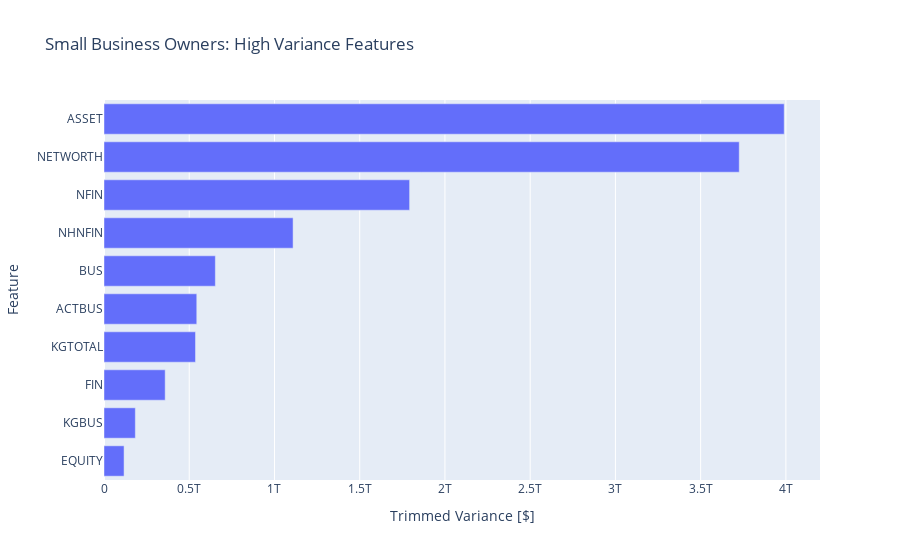

Notebook source saved alongside this figure:
### Code cell
# Create horizontal bar chart of `top_ten_trim_var`
fig = px.bar(
    x=top_ten_trim_var,
    y=top_ten_trim_var.index,
    title="Small Business Owners: High Variance Features"
)
fig.update_layout(xaxis_title="Trimmed Variance [$]", yaxis_title="Feature")
# Don't delete the code below 👇
fig.write_image("images/6-5-10.png", scale=1, height=500, width=700)

fig.show()

### Figure 1 — Plotly figure (JSON) as saved in the notebook; plotly's stock layout.template omitted (floating-point values rounded to 4 significant figures)
{"data": [{"alignmentgroup": "True", "hovertemplate": "x=%{x}<br>y=%{y}<extra></extra>", "legendgroup": "", "marker": {"color": "#636efa", "pattern": {"shape": ""}}, "name": "", "offsetgroup": "", "orientation": "h", "showlegend": false, "textposition": "auto", "type": "bar", "x": [117700000000.0, 183800000000.0, 358900000000.0, 536800000000.0, 544200000000.0, 653200000000.0, 1109000000000.0, 1793000000000.0, 3726000000000.0, 3990000000000.0], "xaxis": "x", "y": ["EQUITY", "KGBUS", "FIN", "KGTOTAL", "ACTBUS", "BUS", "NHNFIN", "NFIN", "NETWORTH", "ASSET"], "yaxis": "y"}], "layout": {"barmode": "relative", "legend": {"tracegroupgap": 0}, "title": {"text": "Small Business Owners: High Variance Features"}, "xaxis": {"anchor": "y", "domain": [0, 1], "title": {"text": "Trimmed Variance [$]"}}, "yaxis": {"anchor": "x", "domain": [0, 1], "title": {"text": "Feature"}}}}
